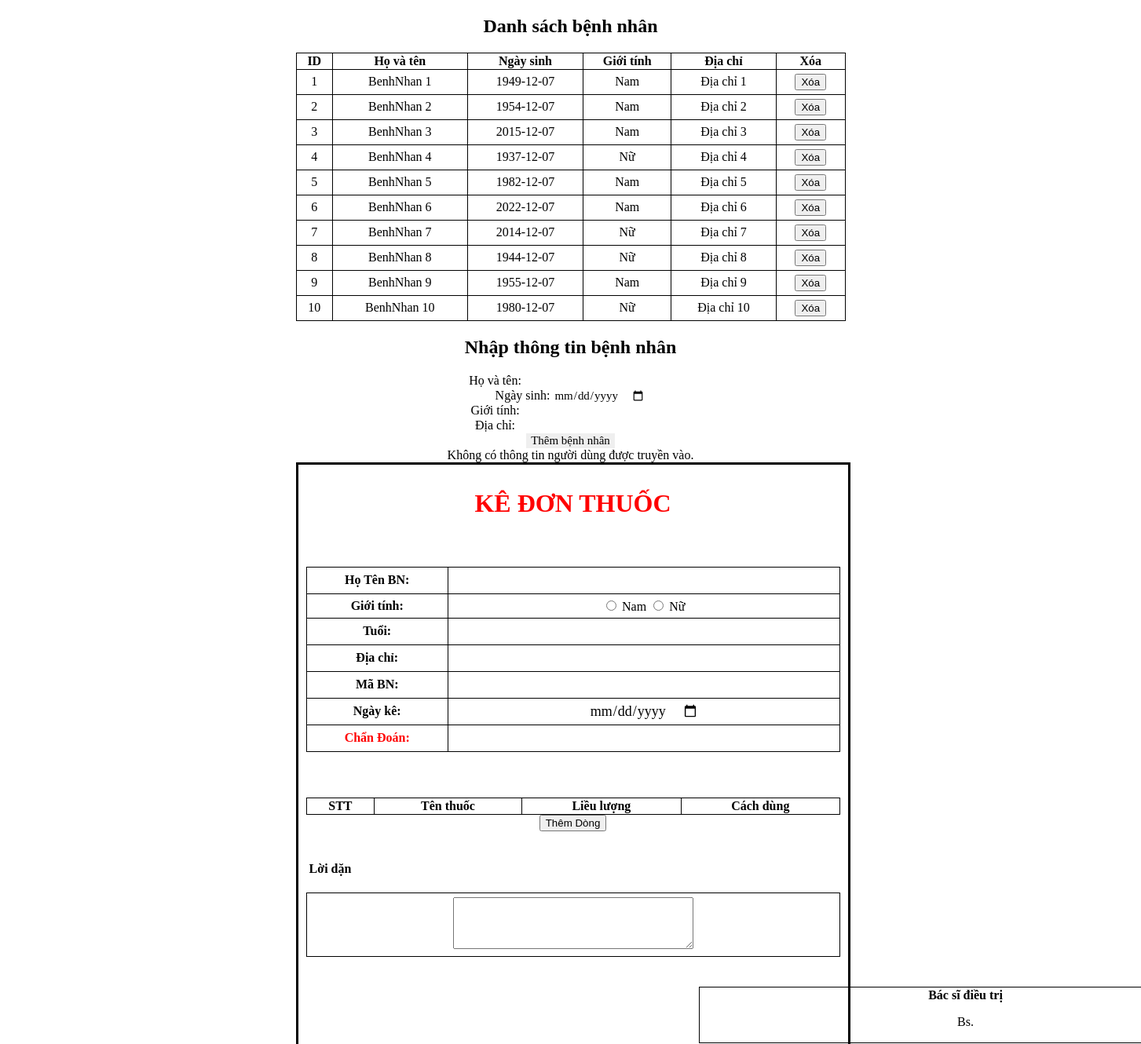
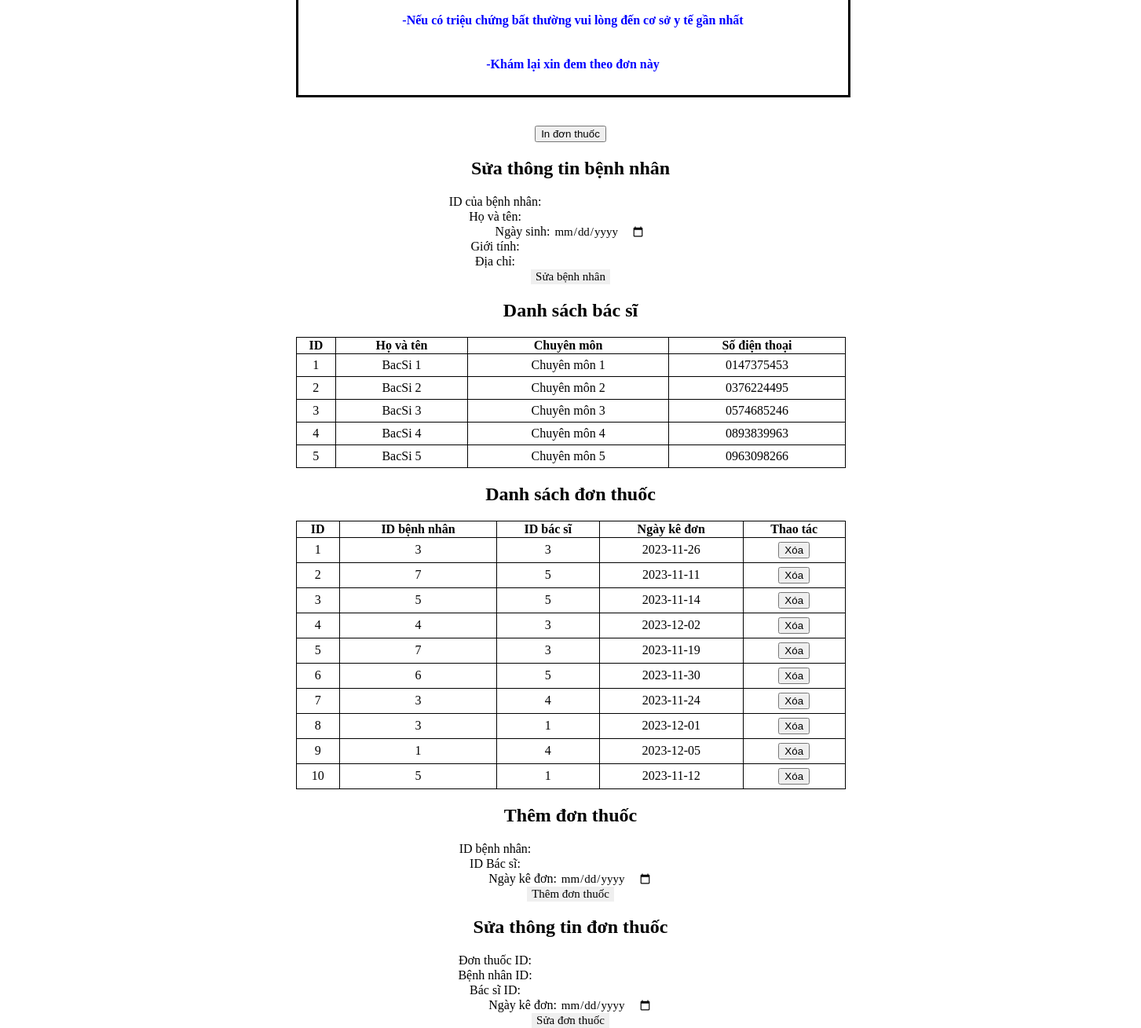
The page /DONTHUOC/backend/index.php on the database its author committed (2 pictures, top to bottom).
### tables this page shows
CREATE TABLE BenhNhan (
  id_benhnhan INT PRIMARY KEY AUTO_INCREMENT,
  HoTenBN VARCHAR(50),
  NgaySinh DATE,
  GioiTinh VARCHAR(10),
  DiaChi VARCHAR(100)
);

CREATE TABLE BacSi (
  id_bacsi INT PRIMARY KEY AUTO_INCREMENT,
  HoTenBS VARCHAR(50),
  ChuyenMon VARCHAR(50),
  SDT VARCHAR(10)
);

CREATE TABLE DonThuoc (
  id_donthuoc INT PRIMARY KEY AUTO_INCREMENT,
  id_benhnhan INT,
  id_bacsi INT,
  NgayKeDon DATE,
  FOREIGN KEY (id_benhnhan) REFERENCES BenhNhan(id_benhnhan),
  FOREIGN KEY (id_bacsi) REFERENCES BacSi(id_bacsi)
);

### DONTHUOC/backend/display_patients.php (the view, shortened to what this page needs)
<?php
$conn = new mysqli("localhost", "username", "password", "KDT");
$result = $conn->query("SELECT * FROM BenhNhan");
if ($result->num_rows > 0) {
    echo "<table>";
    echo "<tr><th>ID</th><th>Họ và tên</th><th>Ngày sinh</th><th>Giới tính</th><th>Địa chỉ</th><th>Xóa</th></tr>";
    while ($row = $result->fetch_assoc()) {
        echo "<tr>";
        echo "<td>{$row['id_benhnhan']}</td>";
        echo "<td>{$row['HoTenBN']}</td>";
        echo "<td>{$row['NgaySinh']}</td>";
        echo "<td>{$row['GioiTinh']}</td>";
        echo "<td>{$row['DiaChi']}</td>";
        echo "<td>";
        echo "<form action='delete_patient_form.php' method='post'>";
        echo "<button type='submit'>Xóa</button>";
        echo "</form>";
        echo "</td>";
        echo "</tr>";
    }
    echo "</table>";
} else {
    echo "Không có bệnh nhân nào.";
}
?>

### DONTHUOC/backend/index.php (shortened to what this page needs)
<!DOCTYPE html>
<html lang="en">
<head>
</head>
<body>
  <h2>Danh sách bệnh nhân</h2>
  <?php include 'display_patients.php'; ?>
  <h2>Nhập thông tin bệnh nhân</h2>
  <?php include 'add_patient_form.php'; ?>
  <h2>Sửa thông tin bệnh nhân</h2>
  <?php include 'edit_patient_form.php'; ?>
  <h2>Danh sách bác sĩ</h2>
  <?php include 'display_doctors.php'; ?>
  <h2>Danh sách đơn thuốc</h2>
  <?php include 'display_prescriptions.php'; ?>
  <h2>Thêm đơn thuốc</h2>
  <?php include 'add_prescription_form.php'; ?>
  <?php include 'edit_prescription_form.php'; ?>
</body>
</html>

### DONTHUOC/backend/add_patient_form.php (shortened to what this page needs)
<form action="process_patient_data.php" method="post">
    Họ và tên: <input type="text" name="hoten"><br>
    Ngày sinh: <input type="date" name="ngaysinh"><br>
    Giới tính: <input type="text" name="gioitinh"><br>
    Địa chỉ: <input type="text" name="diachi"><br>
    <input type="submit" value="Thêm bệnh nhân">
</form>
<!DOCTYPE html>
<html lang="vi">
<head>
</head>
<link rel="stylesheet" href="style.css">
<body>
<?php
    if (isset($_GET['username'])) {
        $username = $_GET['username'];
    } else {
        echo "Không có thông tin người dùng được truyền vào.";
    }
    ?>
  <div class="container">
    <div class="header">
    <h1 style="color: RED;">KÊ ĐƠN THUỐC</h1>
    </div>
    <div class="body">
      <table>
        <tr>
          <th>Họ Tên BN:</th>
          <td> <input type="text" id="input1" name="tenKhachHang"></td>
        </tr>
        <tr>
          <th>Giới tính:</th>
          <td>  <input type="radio" id="nam" name="gioiTinh" value="Nam">
            <label for="nam">Nam</label>
            <input type="radio" id="nu" name="gioiTinh" value="Nữ">
            <label for="nu">Nữ</label></td>
        </tr>
        <tr>
          <th>Tuổi:</th>
          <td>
            <input type="number" id="input1" name="tuoi" min="1" max="120"></td>
        </tr>
        <tr>
          <th>Địa chỉ:</th>
          <td><input type="text" id="input1" name="diachi"></td>
        </tr>
        <tr>
          <th>Mã BN:</th>
          <td><input type="text" id="input1" name="tenKhachHang"></td>
        </tr>
        <tr>
          <th>Ngày kê:</th>
          <td>  <label for="ngayKham"></label>
            <input type="date" id="input1" name="ngayKham"></td>
        </tr>
        <tr>
          <th style="color: red;">Chẩn Đoán:</th>
          <td><input type="text" id="input1" name="chandoan"></td>
        </tr>
      </table>
      <br>
      <table>
        <table id="medicineTable">
            <thead>
                <tr >
                    <th>STT</th>
                    <th>Tên thuốc</th>
                    <th>Liều lượng</th>
                    <th>Cách dùng</th>
                </tr>
            </thead>
        </table>
        <button onclick="themDong()">Thêm Dòng</button>
      </table>
      <br>
      <br>
      <table>
        <tr>
          <h4 class="advice">Lời dặn</h4>
          <td><textarea id="instructions" name="instructions" rows="3" required=""></textarea></td>
        </tr>
      </table>
      <br>
      <table class="doctor">
        <tr>
          <th>Bác sĩ điều trị <br><p style="font-weight:normal;">Bs.<?php echo $username?></p> </th>
        </tr>
      </table>
      <br>
      <table>
        <tr>
          <v>-Nếu có triệu chứng bất thường vui lòng đến cơ sở y tế gần nhất</v>
        </tr>
      </table>
      <br>
      <table>
        <tr>
          <v>-Khám lại xin đem theo đơn này</v>
        </tr>
      </table>
    </div>
  </div>
<br>
<br>
<button type="button" class="print" onclick="window.print()">In đơn thuốc</button>
</body>
</html>

### DONTHUOC/backend/edit_patient_form.php (shortened to what this page needs)
<form action="process_patient_data.php" method="post">
    ID của bệnh nhân: <input type="number" name="id_benhnhan"><br>
    Họ và tên: <input type="text" name="hoten"><br>
    Ngày sinh: <input type="date" name="ngaysinh"><br>
    Giới tính: <input type="text" name="gioitinh"><br>
    Địa chỉ: <input type="text" name="diachi"><br>
    <input type="submit" value="Sửa bệnh nhân">
</form>

### DONTHUOC/backend/display_doctors.php (shortened to what this page needs)
<?php
$conn = new mysqli("localhost", "username", "password", "KDT");
$result = $conn->query("SELECT * FROM BacSi");
if ($result->num_rows > 0) {
    echo "<table>";
    echo "<tr><th>ID</th><th>Họ và tên</th><th>Chuyên môn</th><th>Số điện thoại</th></tr>";
    while ($row = $result->fetch_assoc()) {
        echo "<tr>";
        echo "<td>{$row['id_bacsi']}</td>";
        echo "<td>{$row['HoTenBS']}</td>";
        echo "<td>{$row['ChuyenMon']}</td>";
        echo "<td>{$row['SDT']}</td>";
        echo "</tr>";
    }
    echo "</table>";
} else {
    echo "Không có bác sĩ nào.";
}
?>

### DONTHUOC/backend/display_prescriptions.php (shortened to what this page needs)
<?php
$conn = new mysqli("localhost", "username", "password", "KDT");
$result = $conn->query("SELECT * FROM DonThuoc");
if ($result->num_rows > 0) {
    echo "<table>";
    echo "<tr><th>ID</th><th>ID bệnh nhân</th><th>ID bác sĩ</th><th>Ngày kê đơn</th><th>Thao tác</th></tr>";
    while ($row = $result->fetch_assoc()) {
        echo "<tr>";
        echo "<td>{$row['id_donthuoc']}</td>";
        echo "<td>{$row['id_benhnhan']}</td>";
        echo "<td>{$row['id_bacsi']}</td>";
        echo "<td>{$row['NgayKeDon']}</td>";
        echo "<td>";
        echo "<form action='delete_prescription_form.php' method='post'>";
        echo "<button type='submit'>Xóa</button>";
        echo "</form>";
        echo "</td>";
        echo "</tr>";
    }
    echo "</table>";
} else {
    echo "Không có đơn thuốc nào.";
}
?>

### DONTHUOC/backend/add_prescription_form.php (shortened to what this page needs)
<form action="process_prescription_data.php" method="post">
    ID bệnh nhân: <input type="text" name="id_benhnhan"><br>
    ID Bác sĩ: <input type="text" name="id_bacsi"><br>
    Ngày kê đơn: <input type="date" name="NgayKeDon"><br>
    <input type="submit" value="Thêm đơn thuốc">
</form>

### DONTHUOC/backend/edit_prescription_form.php (shortened to what this page needs)
<form action="process_prescription_data.php" method="post">
    <h2>Sửa thông tin đơn thuốc</h2>
    Đơn thuốc ID: <input type="number" name="id_donthuoc" required><br>
    Bệnh nhân ID: <input type="number" name="id_benhnhan" required><br>
    Bác sĩ ID: <input type="number" name="id_bacsi" required><br>
    Ngày kê đơn: <input type="date" name="ngaykedon" required><br>
    <input type="submit" value="Sửa đơn thuốc">
</form>

### DONTHUOC/style.css (style rules this page uses)
body { text-align: center; margin: 0 auto; width: 700px; }
.container { border: 3px solid black; width: 700px; }
.header { padding: 10px; }
.body { background-color: #fff; padding: 10px; }
table { border-collapse: collapse; }
th { text-align: center; }
td { padding: 5px; }
.advice { margin-right: 618px; }
.doctor { margin-left: 500px; }

### DONTHUOC/backend/index.php (style rules this page uses)
table { width: 100%; border-collapse: collapse; margin-top: 20px; }
table, th, td { border: 1px solid black; }

### DONTHUOC/backend/add_patient_form.php (style rules this page uses)
#input1 { font-family: 'Times New Roman', serif; border: none; outline: none; font-size: 18px; }
input { font-family: 'Times New Roman', serif; border: none; outline: none; font-size: 14.99px; }
#instructions { width: 670px; width: 300PX; font-size: 18px; }
v { font-weight: bold; color: blue; }

### rows shown on the page
benhnhan: id_benhnhan "1", HoTenBN "BenhNhan 1", NgaySinh "1949-12-07", GioiTinh "Nam", DiaChi "Địa chỉ 1"
benhnhan: id_benhnhan "2", HoTenBN "BenhNhan 2", NgaySinh "1954-12-07", GioiTinh "Nam", DiaChi "Địa chỉ 2"
benhnhan: id_benhnhan "3", HoTenBN "BenhNhan 3", NgaySinh "2015-12-07", GioiTinh "Nam", DiaChi "Địa chỉ 3"
benhnhan: id_benhnhan "4", HoTenBN "BenhNhan 4", NgaySinh "1937-12-07", GioiTinh "Nữ", DiaChi "Địa chỉ 4"
benhnhan: id_benhnhan "5", HoTenBN "BenhNhan 5", NgaySinh "1982-12-07", GioiTinh "Nam", DiaChi "Địa chỉ 5"
benhnhan: id_benhnhan "6", HoTenBN "BenhNhan 6", NgaySinh "2022-12-07", GioiTinh "Nam", DiaChi "Địa chỉ 6"
benhnhan: id_benhnhan "7", HoTenBN "BenhNhan 7", NgaySinh "2014-12-07", GioiTinh "Nữ", DiaChi "Địa chỉ 7"
benhnhan: id_benhnhan "8", HoTenBN "BenhNhan 8", NgaySinh "1944-12-07", GioiTinh "Nữ", DiaChi "Địa chỉ 8"
benhnhan: id_benhnhan "9", HoTenBN "BenhNhan 9", NgaySinh "1955-12-07", GioiTinh "Nam", DiaChi "Địa chỉ 9"
benhnhan: id_benhnhan "10", HoTenBN "BenhNhan 10", NgaySinh "1980-12-07", GioiTinh "Nữ", DiaChi "Địa chỉ 10"
bacsi: id_bacsi "1", HoTenBS "BacSi 1", ChuyenMon "Chuyên môn 1", SDT "0147375453"
bacsi: id_bacsi "2", HoTenBS "BacSi 2", ChuyenMon "Chuyên môn 2", SDT "0376224495"
bacsi: id_bacsi "3", HoTenBS "BacSi 3", ChuyenMon "Chuyên môn 3", SDT "0574685246"
bacsi: id_bacsi "4", HoTenBS "BacSi 4", ChuyenMon "Chuyên môn 4", SDT "0893839963"
bacsi: id_bacsi "5", HoTenBS "BacSi 5", ChuyenMon "Chuyên môn 5", SDT "0963098266"
donthuoc: id_donthuoc "1", id_benhnhan "3", id_bacsi "3", NgayKeDon "2023-11-26"
donthuoc: id_donthuoc "2", id_benhnhan "7", id_bacsi "5", NgayKeDon "2023-11-11"
donthuoc: id_donthuoc "3", id_benhnhan "5", id_bacsi "5", NgayKeDon "2023-11-14"
donthuoc: id_donthuoc "4", id_benhnhan "4", id_bacsi "3", NgayKeDon "2023-12-02"
donthuoc: id_donthuoc "5", id_benhnhan "7", id_bacsi "3", NgayKeDon "2023-11-19"
donthuoc: id_donthuoc "6", id_benhnhan "6", id_bacsi "5", NgayKeDon "2023-11-30"
donthuoc: id_donthuoc "7", id_benhnhan "3", id_bacsi "4", NgayKeDon "2023-11-24"
donthuoc: id_donthuoc "8", id_benhnhan "3", id_bacsi "1", NgayKeDon "2023-12-01"
donthuoc: id_donthuoc "9", id_benhnhan "1", id_bacsi "4", NgayKeDon "2023-12-05"
donthuoc: id_donthuoc "10", id_benhnhan "5", id_bacsi "1", NgayKeDon "2023-11-12"
